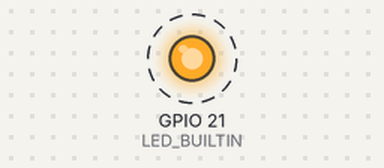
Bench run of a sketch on a simulated Seeed XIAO ESP32-S3. Parts: output pins drawn as LEDs (lit = HIGH). Dashed ring = blinking. What the sketch prints to the serial monitor is not drawn.

Above: at 1.5 s.
Timing chart, 0 to 4.0 s (numbered marks = the images above):
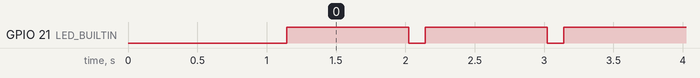

Measured:
- by itself, GPIO 21 (LED_BUILTIN): alternates HIGH for 0.88 s and LOW for 0.12 s

The sketch:

step1_hallo.ino
```cpp
// ============================================================================
//  SCHRITT 1 — Hallo Welt
// ============================================================================
//  Ziel: Beweisen, dass der Computer mit dem Board reden kann.
//        Noch keine Kamera, noch keine SD-Karte. Nur: lebt es?
//
//  Board:      ESP32S3 Dev Module  (nicht "XIAO_ESP32S3", siehe Doku 5.1)
//  Hochladen:  Pfeil-Symbol oben links
//  Danach:     Werkzeuge -> Serieller Monitor, Geschwindigkeit 115200
//
//  Was du sehen solltest:
//     - die kleine LED auf dem Board blinkt
//     - im Seriellen Monitor erscheint jede Sekunde eine neue Zeile
// ============================================================================

#define LED_BUILTIN 21

void setup() {
  Serial.begin(115200);
  delay(1000);                    // dem USB-Anschluss Zeit geben

  pinMode(LED_BUILTIN, OUTPUT);

  Serial.println();
  Serial.println("========================================");
  Serial.println("  Hallo! Ich bin dein ESP32-S3.");
  Serial.println("========================================");

  // Der ESP32 kann uns erzählen, was in ihm steckt:
  Serial.printf("Prozessorkerne:   %d\n", ESP.getChipCores());
  Serial.printf("Taktfrequenz:     %d MHz\n", ESP.getCpuFreqMHz());
  Serial.printf("Arbeitsspeicher:  %d KB frei\n", ESP.getFreeHeap() / 1024);

  if (psramFound()) {
    Serial.printf("PSRAM (extra):    %d KB  -> super, das brauchen wir!\n",
                  ESP.getFreePsram() / 1024);
  } else {
    Serial.println("PSRAM:            FEHLT!");
    Serial.println(">>> Werkzeuge -> PSRAM -> \"OPI PSRAM\" einstellen");
    Serial.println(">>> und nochmal hochladen. Ohne PSRAM geht die Kamera nicht.");
  }
  Serial.println();
}

int zaehler = 0;

void loop() {
  zaehler++;

  // Achtung, kleine Falle: Auf dem XIAO leuchtet die LED bei LOW,
  // nicht bei HIGH. Sie ist "verkehrt herum" angeschlossen.
  digitalWrite(LED_BUILTIN, LOW);     // an
  delay(120);
  digitalWrite(LED_BUILTIN, HIGH);    // aus
  delay(880);

  Serial.printf("Ich lebe! Sekunde %d\n", zaehler);
}
```
